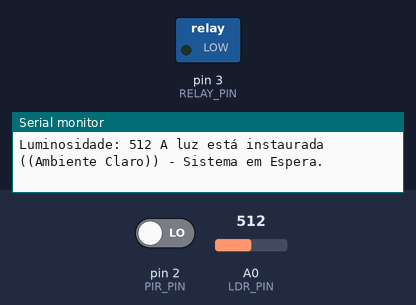
Bench run of a sketch on a simulated Arduino Uno, built with avr-gcc and run on an emulated ATmega328P. On the bench: switched loads named in the sketch (green lamp = pin HIGH), the last lines printed to the serial monitor. The inputs (shaded band) are chosen by the test bench; at power-on: A0 (LDR_PIN) = 512, pin 2 (PIR_PIN) LOW.

Above: at 1.3 s.
1.4 s: A0 (LDR_PIN) set to 413
2.9 s: A0 (LDR_PIN) set to 384
4.6 s: pin 2 (PIR_PIN) driven HIGH
At 5.2 s:
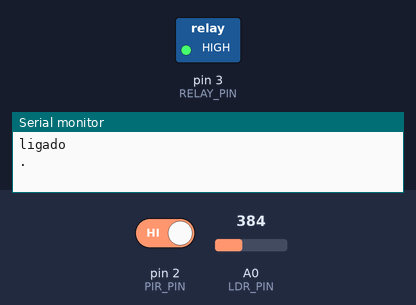
6.2 s: pin 2 (PIR_PIN) driven LOW
At 7.6 s:
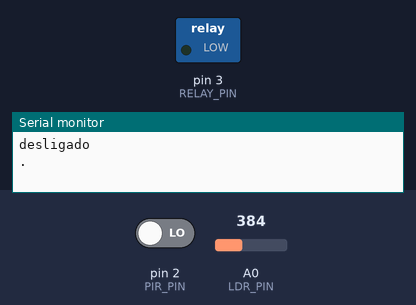
Timing chart, 0 to 8.7 s (numbered marks = the images above; inputs shaded):
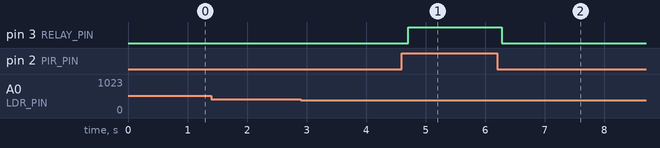

Measured:
- after the input at 4.6 s, pin 3 (RELAY_PIN): LOW → HIGH after 0.11 s
- after the input at 6.2 s, pin 3 (RELAY_PIN): HIGH → LOW after 0.07 s

The sketch:

sketch.ino
```cpp
#define RELAY_PIN 3
#define LDR_PIN A0
#define PIR_PIN 2


const int THRESHOLD_ESCURO = 400;

void setup() {
  pinMode(LDR_PIN, INPUT);
  pinMode(PIR_PIN, INPUT);
  pinMode(RELAY_PIN, OUTPUT);

  digitalWrite(RELAY_PIN, LOW);

  Serial.begin(9600);
  Serial.println("Security Sys on.");
}

void loop() {
  int valorLDR = analogRead(LDR_PIN);
  int detectouMovimento = digitalRead(PIR_PIN);

  Serial.print("Luminosidade: ");
  Serial.print(valorLDR);

  if (valorLDR < THRESHOLD_ESCURO) {
    Serial.print(" Breu total (Ambiente oscuro) - ");

    if (detectouMovimento == HIGH) {
      Serial.println("Movimento DETECTADO! Relé \nligado\n.");
      digitalWrite(RELAY_PIN, HIGH);
    } else {
      Serial.println("Sem movimento. Relé \ndesligado\n.");
      digitalWrite(RELAY_PIN, LOW);
    }

  } else {
    Serial.println(" A luz está instaurada ((Ambiente Claro)) - Sistema em Espera.");
    digitalWrite(RELAY_PIN, LOW);
  }

  delay(500);
}
```
